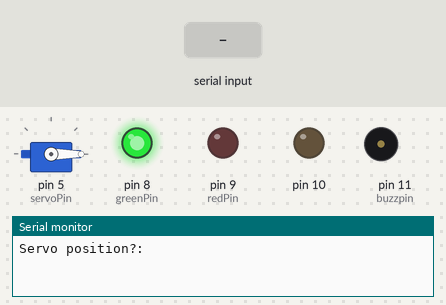
Bench run of a sketch on a simulated Arduino Uno, built with avr-gcc and run on an emulated ATmega328P. On the bench: servo, output pins drawn as LEDs (lit = HIGH), buzzer (waves = sounding), the last lines printed to the serial monitor. The inputs (shaded band) are chosen by the test bench.

Above: at 1.2 s.
1.3 s: "90,45\n" received over Serial
At 2.8 s:
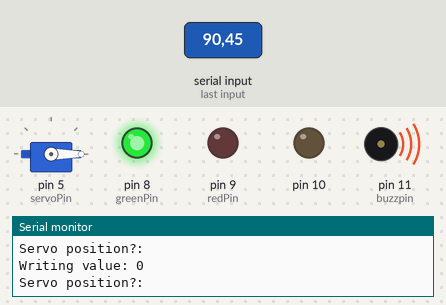
3.8 s: "30,150\n" received over Serial
At 4.2 s:
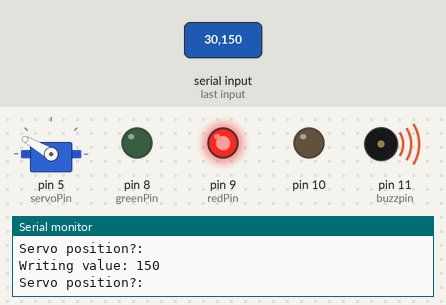
6.3 s: "200\n" received over Serial
At 6.7 s:
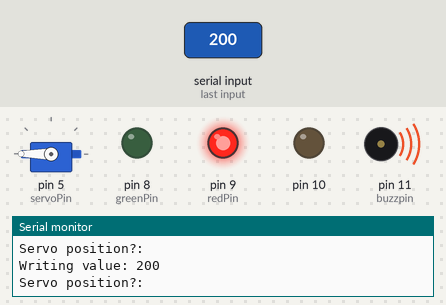
Timing chart, 0 to 9.3 s (numbered marks = the images above; inputs shaded):
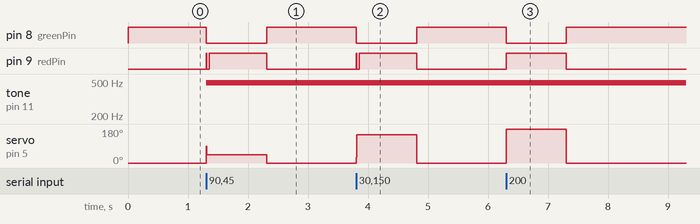

Measured:
- after the input at 1.3 s, pin 8 (greenPin): HIGH → LOW at once, → HIGH 1.0 s later; pin 9 (redPin): LOW → HIGH at once, → LOW 0.01 s later, → HIGH 0.04 s later, → LOW 0.96 s later; tone on pin 11 (buzzpin): silent → 490 Hz at once; servo on pin 5 (servoPin): 0° → 45° at once, → 0° 1.0 s later
- after the input at 3.8 s, pin 8 (greenPin): HIGH → LOW at once, → HIGH 1.0 s later; pin 9 (redPin): LOW → HIGH at once, → LOW 0.01 s later, → HIGH 0.04 s later, → LOW 0.96 s later; servo on pin 5 (servoPin): 0° → 150° at once, → 0° 1.0 s later
- after the input at 6.3 s, pin 8 (greenPin): HIGH → LOW at once, → HIGH 1.0 s later; pin 9 (redPin): LOW → HIGH at once, → LOW 1.0 s later; servo on pin 5 (servoPin): 0° → 180° at once, → 0° 1.0 s later

The sketch:

6.02.2021-serial_to_servo_controller__led_buzz.ino
```cpp
#include <Servo.h>

int servoPin = 5;
int servoVal;
int greenPin = 8;
int redPin = 9;
int buzzpin = 11;
int buzzvol = 5;
Servo miServo;


void setup() {
  // put your setup code here, to run once:

pinMode(greenPin,OUTPUT);
pinMode(redPin, OUTPUT);
pinMode(10,OUTPUT);
Serial.begin(9600);
miServo.attach(servoPin);
miServo.write(0);
}

void loop() {
  // put your main code here, to run repeatedly:
  analogWrite(buzzpin,0);
  Serial.println("Servo position?: ");
  digitalWrite(redPin,LOW);
  while (Serial.available() == 0 ) {
    digitalWrite(greenPin,HIGH);
  }
  digitalWrite(greenPin,LOW);
  analogWrite(buzzpin,buzzvol);
  digitalWrite(redPin,HIGH);
  servoVal = Serial.parseInt();
  Serial.print("Writing value: ");
  Serial.println(servoVal);
  miServo.write(servoVal);
}
```
